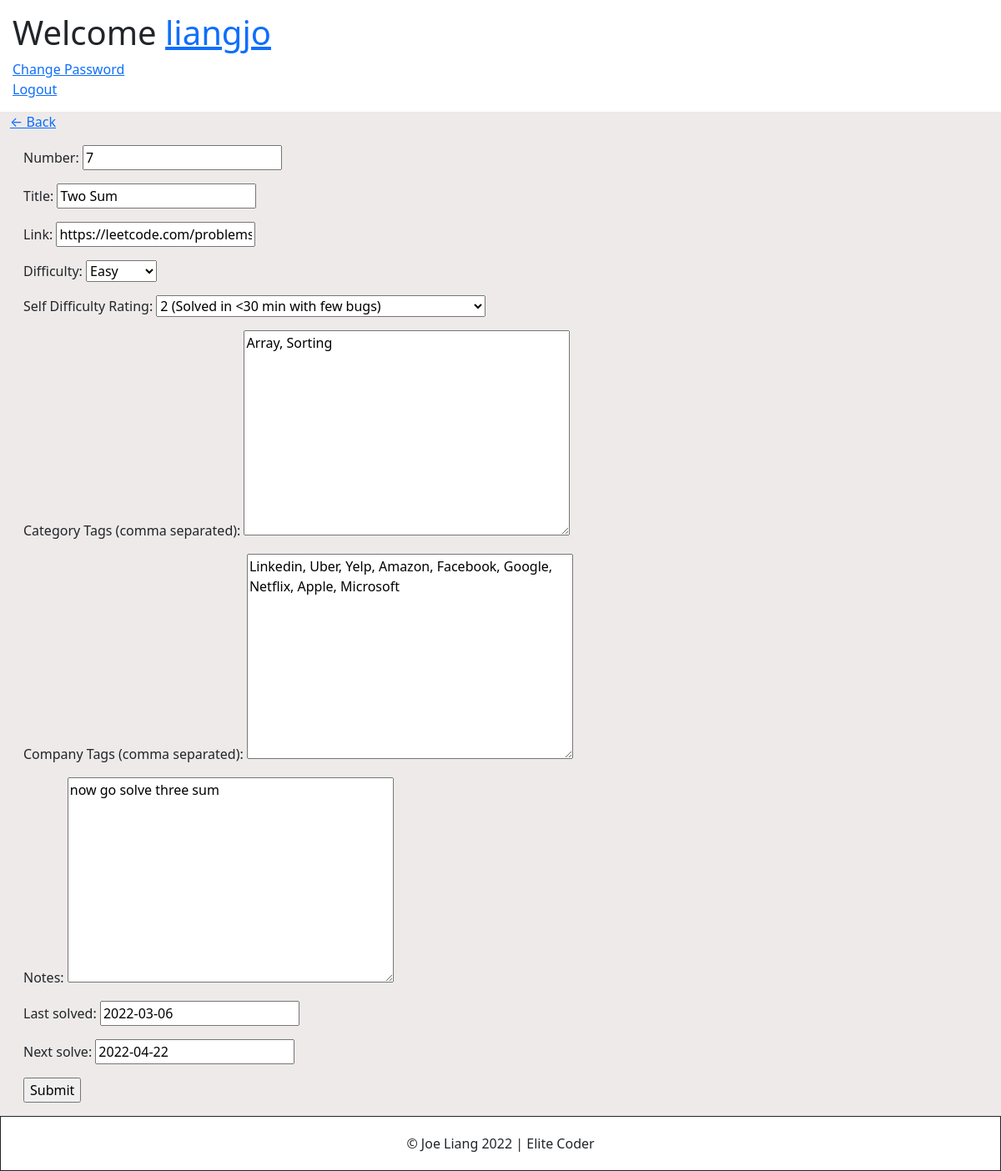
/problem-update/10/ (signed in), run on an earlier commit of the app's database.
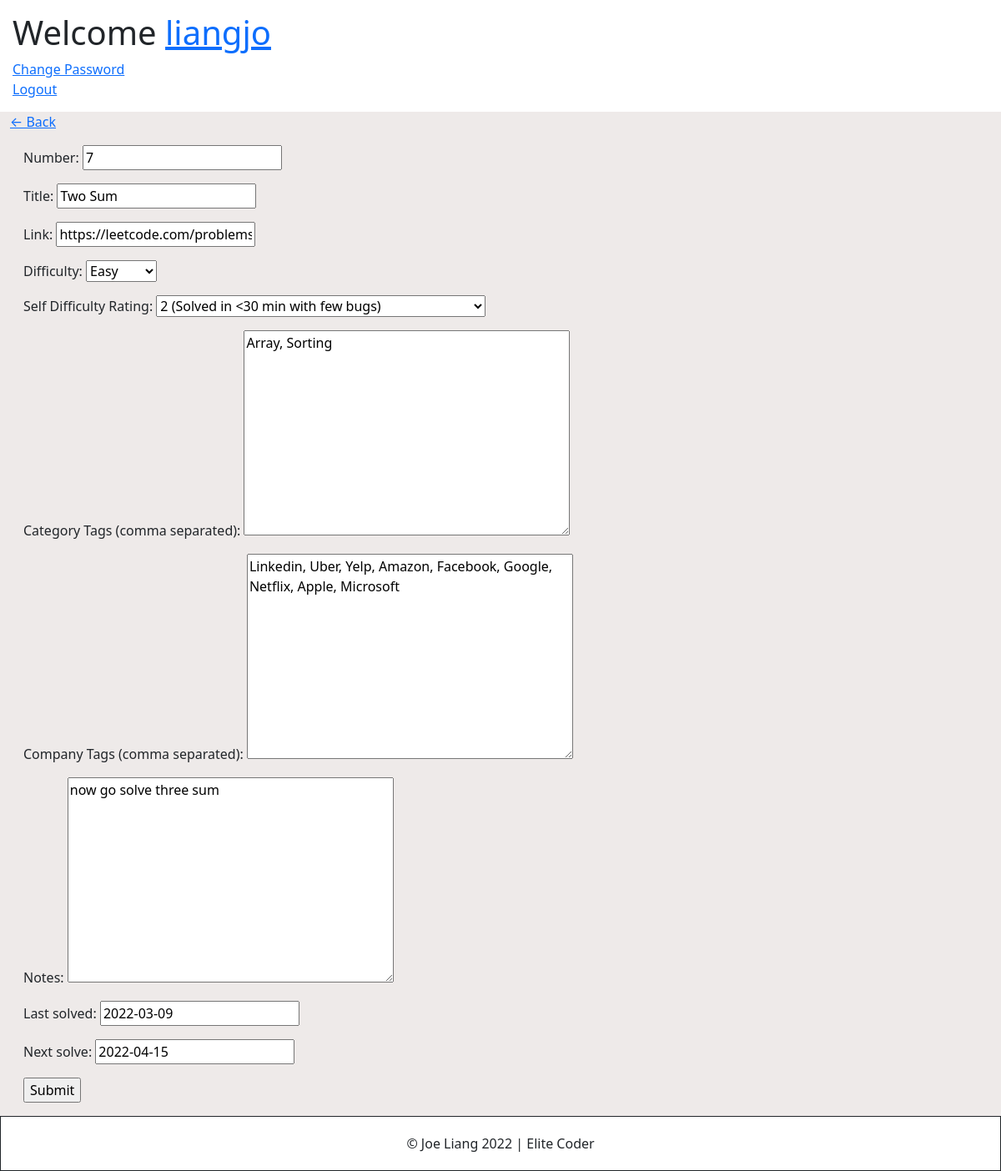
And on a later commit of the database.
### base/models.py (models this page shows, shortened)
class Problem(models.Model):
   user = models.ForeignKey(User, on_delete=models.CASCADE, null=True, blank=True)
   number = models.PositiveIntegerField()
   title = models.CharField(max_length=100)
   link = models.URLField(max_length=500, default="")
   difficulty = models.CharField(max_length=6, choices=DIFFICULTY_CHOICES, default='medium')
   rating = models.CharField(verbose_name='Self Difficulty Rating', max_length=2, choices=RATING_CHOICES, default='3')
   categories = models.TextField(default='', verbose_name="Category Tags (comma separated)", blank=True)
   companies = models.TextField(default='', verbose_name="Company Tags (comma separated)", blank=True)
   notes = models.TextField(default='', blank=True)
   last_solved = models.DateField(default=date.today)
   next_solve = models.DateField(null=True, blank=True)

### base/views.py (the view)
# urls.py: path('problem-update/<int:pk>/', ProblemUpdate.as_view(), name='problem-update'),
class ProblemUpdate(LoginRequiredMixin, UpdateView):
    model = Problem
    form_class = ProblemUpdateForm
    def get_form_kwargs(self, *args, **kwargs):
        kwargs = super(ProblemUpdate, self).get_form_kwargs(*args, **kwargs)
        kwargs['user'] = self.request.user
        kwargs['id'] = self.kwargs['pk']
        return kwargs

### base/forms.py (shortened to what this page needs)
class ProblemUpdateForm(forms.ModelForm):
    class Meta:
        model = Problem
        exclude = ('user',) #specifies what fields from the model not to include in the form.
    def __init__(self, *args, **kwargs):
        self.user = kwargs.pop('user')
        self.id = kwargs.pop('id')
        super(ProblemUpdateForm, self).__init__(*args, **kwargs)

### account/models.py (called while the page is built)
	def __str__(self):
		return self.username

### base/templates/base/problem_form.html (shortened to what this page needs)
{% extends 'base/base.html' %}
{% block content %}
<div class="header-bar">
    <a href="{% url 'problems' %}">&#8592; Back</a>
</div>
<div class="card-body">
    <form method="POST" action="">
        {{form.as_p}}
        <input class="button" type="submit" value="Submit"/>
    </form>
</div>
{% endblock content %}

What changed in the data, as far as the page shows it:
changed Problem "Two Sum": last_solved "2022-03-06" → "2022-03-09"; next_solve "2022-04-22" → "2022-04-15"
